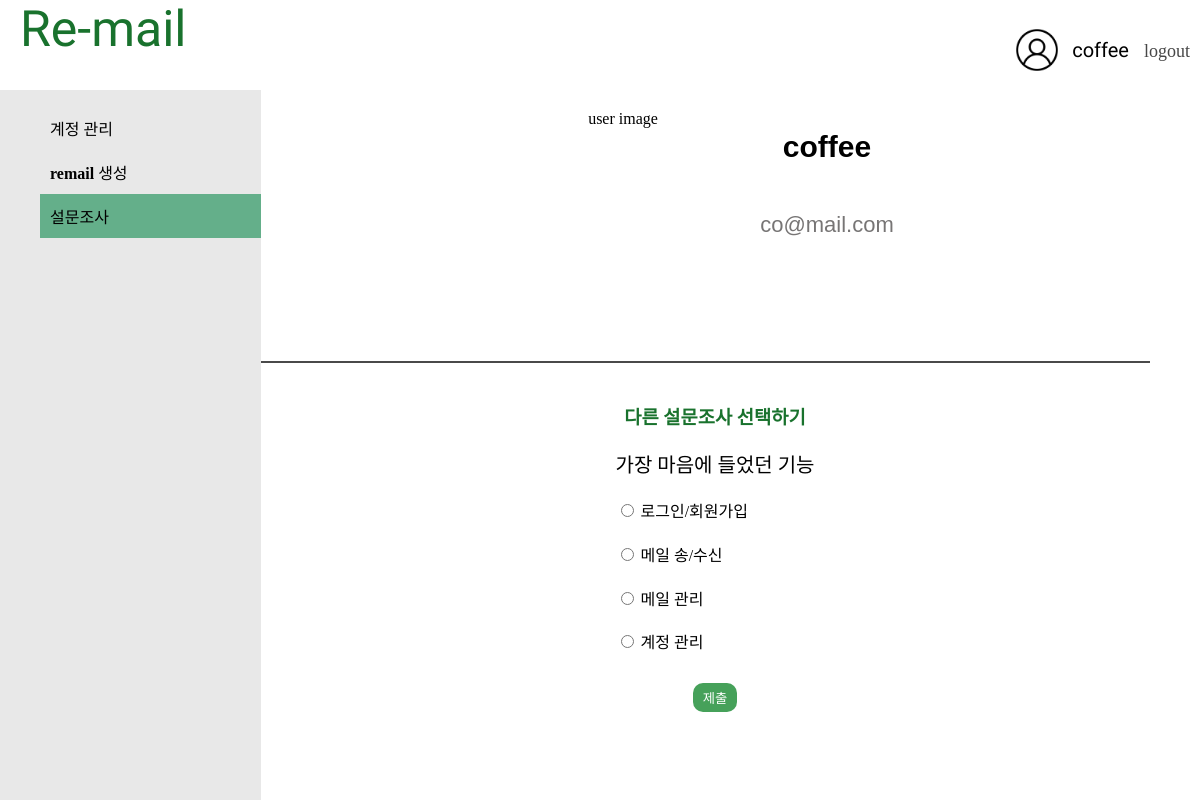
/mypage/polls/2 (signed in), run on the app's committed database.
### user/models.py (models this page shows, shortened)
class User(AbstractBaseUser, PermissionsMixin):
    objects = UserManager()
    email = models.EmailField(max_length=255, unique=True, null = True, default="")
    username = models.CharField(max_length=10, null = True, default="")
    password = models.CharField(max_length=255, null = True, default="")
    is_active = models.BooleanField(default=True, null = True)
    is_admin = models.BooleanField(default=False, null = True)
    USERNAME_FIELD = 'email'
    REQUIRED_FIELDS = ['username']

### mypage/models.py (models this page shows, shortened)
class Question(models.Model):
    question_text = models.CharField(max_length=200)
    date = models.DateTimeField()

class Choice(models.Model):
    question = models.ForeignKey(Question, on_delete=models.CASCADE)
    choice_text = models.CharField(max_length=200)
    votes = models.IntegerField(default=0)

### mypage/views.py (the view)
# urls.py: path('polls/<int:qid>',views.detail, name='detail'),
def detail(request,qid):
    choice = get_object_or_404(Question,id=qid)
    return render(request, 'mypage/detail.html',{'q':choice})

### mypage/templates/mypage/detail.html (shortened to what this page needs)
{% extends 'mypage/mypage.html' %}
{% block mypage_section %}
<nav style="float: left;">
   <ul id="table">
      <li><a href="http://127.0.0.1:8000/mypage">계정 관리</a></li>
      <li><a href="http://127.0.0.1:8000/mypage/new_address">remail 생성</a></li>
      <li><a href="http://127.0.0.1:8000/mypage/polls" style="background-color: rgb(100, 175, 138);">설문조사</a></li>
   </ul>
</nav>
   <section>
      <div id="user">
         <img src="https://search.pstatic.net/common/?src=http%3A%2F%2Fblogfiles.naver.net%2FMjAyMjEyMTJfMjky%2FMDAxNjcwODQ4MzYyNTYy.QeYlBp0TP6KOWha_zEZnLqY-wQ6jEwZ0jEEVbdbZUP8g.jdK9_uUcbOqKVsSJl6GpN2POuSe-ZFVKiGtpSXIelEEg.JPEG.windysky70%2FIMG_8178.JPG&type=sc960_832"
            alt="user image">
         <div id="info">
            <h2>{{ request.user.username }}</h2>
            <br>
            <span>{{ request.user.email}}</span>
         </div>
      </div>
      <hr>
      <div id="poll">
         <h3><a href="http://127.0.0.1:8000/mypage/polls">다른 설문조사 선택하기</a></h3>
         <p>{{q.question_text}}</p>
         <form method="POST" action="{% url 'vote' %}">
            {% for c in q.choice_set.all %}
            <div id="pol">
               <input type="radio" name="question" value="{{c.id}}">
               <label>{{c.choice_text}}</label>
               <br>
            </div>
            {% endfor %}
            <input type="submit" value="제출" id="detail_submit">
         </form>
      </div>
   </section>
{% endblock mypage_section %}

### mypage/templates/mypage/mypage.html (shortened to what this page needs)
<!DOCTYPE html>
{% load static %}
<html>
    <head>
      <link rel="stylesheet" href="{% static 'mypage/css/mypage.css' %}">
   </head>
    <body>
      <header id="header" class="container">
            <div id="logo" style="float: left;">
               <h1><a href="http://127.0.0.1:8000/remailbox">Re-mail</a></h1>
            </div>
            <div style="float: right;" id="header-profile" >
               <img src="{% static 'mypage/images/free-icon-profile-6522516.png' %}" style="width: 50px;"><a href="http://127.0.0.1:8000/mypage" style="margin: 0px 15px 0px 10px; text-decoration: none;">{{ request.user.username }}</a>
               <div class='button'><a href="{% url 'user:logout' %}">logout</a></div>
            </div>
      </header>
      {% block mypage_section %}{% endblock mypage_section %}
    </body>
</html>

### mypage/static/mypage/css/mypage.css (style rules this page uses)
body { font-family: 'KoPubWorldDotum'; }
a { text-decoration-line:none; text-decoration: none; text-align:left; color:black; }
header { width: 100%; display: flex; align-items: center; justify-content: space-between; position: fixed; top: 0; left: 0; right: 0; display: inline-block; height: 80px; background-color: white; }
body { padding: 0px; margin: 0px; }
.button > a { margin-right:10px; margin-left:0px; border: none; border-radius: 100px; font-size: 18px; font-style: bold; background-color: white; color : rgb(71, 71, 71); font-family: 'KoPubWorldDotum'; }
#logo { display: inline-block; height: 80px; margin: 0px; padding: 0px }
#logo h1 { padding: 0px; margin: 0px; }
#logo h1 a { margin-left:20px; font-family: Moul; font-size: 50px; font-style: normal; font-weight: 400; color: #19722D; }
#header-profile { height: 100px; display : flex; margin-left:10px; font-family: Moul; font-size: 20px; font-style: normal; font-weight: 400; color: black; align-items : center; }
#header-profile > a { color: black; }
nav { padding: 0px; margin-left: 0px; height:100%; width:261px; float: left; background: #E8E8E8; overflow: auto; position: fixed; }
section { margin-top: 90px; height:100%; margin-left : 15%; background: white; align-items : center; text-align:center; }
nav ul li { list-style: none; margin:0px; border:10px; }
#table a { text-decoration: none; padding: 10px; display: block; color: black; font-size: 16px; font-style: normal; font-weight: 550; line-height: normal; }
#poll { display:inline-block; align-items: center; text-align:center; padding-left:50px; }
#poll > p { font-size: 20px; font-weight: normal; }
#pol { align-items: center; text-align:left; margin-bottom: 10%; }
#user { display:flex; align-items: center; text-align:center; padding-left:50px; justify-content: center; }
#poll h3 a { color: #19722D; }
#poll h3 a:link { color: #19722D; }
#user > img { border:10px; padding:20px; width: 184px; height: 211px; flex-shrink: 0; border-radius: 100px; background: 50% / cover no-repeat; }
#user > div { margin:10px; border:10px; display:inline-block; font-family: 'Noto Sans KR', sans-serif; font-size: 20px; font-style: normal; line-height: normal; }
#info { display:inline; padding-bottom:20px; width: 180px; height: 200px; }
#info > span { color: #777575; text-align: center; font-family: 'Noto Sans KR', sans-serif; font-size: 22px; font-style: normal; font-weight: 400; line-height: normal; }
hr { margin:20px; margin-left:50px; margin-right:50px; border:10px; border: 1px solid #4a4a4a; }
#detail_submit { margin:10px; border-radius: 10px; background: #46A15A; color:white; border: none; padding:5px; padding-left:10px; padding-right:10px; }

### data on the page
User: user.username "coffee", user.email "co@mail.com"
Question: question_text "가장 마음에 들었던 기능"
Choice: choice_text "로그인/회원가입"
Choice: choice_text "메일 송/수신"
Choice: choice_text "메일 관리"
Choice: choice_text "계정 관리"
